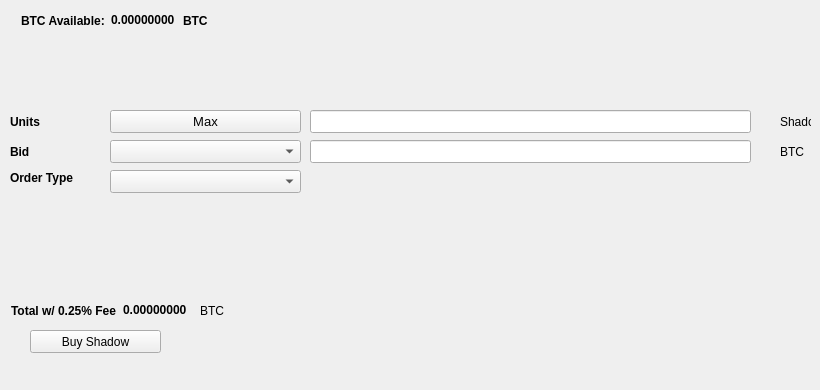
   <widget class="QWidget" name="BuyTab">
    <attribute name="title">
     <string>Buy</string>
    </attribute>
    <widget class="QPushButton" name="BuyShadow">
     <property name="geometry">
      <rect>
       <x>30</x>
       <y>330</y>
       <width>131</width>
       <height>23</height>
      </rect>
     </property>
     <property name="text">
      <string>Buy Shadow</string>
     </property>
     <property name="icon">
      <iconset resource="../shadow.qrc">
       <normaloff>:/icons/bitcoin</normaloff>:/icons/bitcoin</iconset>
     </property>
    </widget>
    <widget class="QLabel" name="label_3">
     <property name="geometry">
      <rect>
       <x>10</x>
       <y>110</y>
       <width>46</width>
       <height>23</height>
      </rect>
     </property>
     <property name="font">
      <font>
       <weight>75</weight>
       <bold>true</bold>
      </font>
     </property>
     <property name="text">
      <string>Units</string>
     </property>
    </widget>
    <widget class="QLineEdit" name="UnitsInput">
     <property name="geometry">
      <rect>
       <x>310</x>
       <y>110</y>
       <width>441</width>
       <height>23</height>
      </rect>
     </property>
     <property name="font">
      <font>
       <pointsize>9</pointsize>
       <weight>75</weight>
       <bold>true</bold>
      </font>
     </property>
    </widget>
    <widget class="QLineEdit" name="BuyBidPriceEdit">
     <property name="geometry">
      <rect>
       <x>310</x>
       <y>140</y>
       <width>441</width>
       <height>23</height>
      </rect>
     </property>
     <property name="font">
      <font>
       <pointsize>9</pointsize>
       <weight>75</weight>
       <bold>true</bold>
      </font>
     </property>
    </widget>
    <widget class="QLabel" name="label_4">
     <property name="geometry">
      <rect>
       <x>780</x>
       <y>110</y>
       <width>31</width>
       <height>23</height>
      </rect>
     </property>
     <property name="text">
      <string>Shadow</string>
     </property>
    </widget>
    <widget class="QLabel" name="label_5">
     <property name="geometry">
      <rect>
       <x>780</x>
       <y>140</y>
       <width>31</width>
       <height>23</height>
      </rect>
     </property>
     <property name="text">
      <string>BTC</string>
     </property>
    </widget>
    <widget class="QLabel" name="label_6">
     <property name="geometry">
      <rect>
       <x>10</x>
       <y>140</y>
       <width>46</width>
       <height>23</height>
      </rect>
     </property>
     <property name="font">
      <font>
       <weight>75</weight>
       <bold>true</bold>
      </font>
     </property>
     <property name="text">
      <string>Bid</string>
     </property>
    </widget>
    <widget class="QLabel" name="label_7">
     <property name="geometry">
      <rect>
       <x>10</x>
       <y>170</y>
       <width>91</width>
       <height>16</height>
      </rect>
     </property>
     <property name="font">
      <font>
       <weight>75</weight>
       <bold>true</bold>
      </font>
     </property>
     <property name="text">
      <string>Order Type</string>
     </property>
    </widget>
    <widget class="QPushButton" name="Buy_Max_Amount">
     <property name="geometry">
      <rect>
       <x>110</x>
       <y>110</y>
       <width>191</width>
       <height>23</height>
      </rect>
     </property>
     <property name="font">
      <font>
       <pointsize>10</pointsize>
      </font>
     </property>
     <property name="text">
      <string>Max</string>
     </property>
    </widget>
    <widget class="QComboBox" name="BuyBidcomboBox">
     <property name="geometry">
      <rect>
       <x>110</x>
       <y>140</y>
       <width>191</width>
       <height>23</height>
      </rect>
     </property>
     <property name="font">
      <font>
       <pointsize>10</pointsize>
      </font>
     </property>
    </widget>
    <widget class="QComboBox" name="buyOrdertypeCombo">
     <property name="geometry">
      <rect>
       <x>110</x>
       <y>170</y>
       <width>191</width>
       <height>23</height>
      </rect>
     </property>
     <property name="font">
      <font>
       <pointsize>10</pointsize>
      </font>
     </property>
    </widget>
    <widget class="QWidget" name="layoutWidget1">
     <property name="geometry">
      <rect>
       <x>21</x>
       <y>11</y>
       <width>227</width>
       <height>19</height>
      </rect>
     </property>
     <layout class="QHBoxLayout" name="horizontalLayout_3">
      <item>
       <widget class="QLabel" name="label232">
        <property name="font">
         <font>
          <weight>75</weight>
          <bold>true</bold>
         </font>
        </property>
        <property name="text">
         <string>BTC Available:</string>
        </property>
       </widget>
      </item>
      <item>
       <widget class="QLabel" name="BtcAvailableLbl">
        <property name="palette">
         <palette>
          <active>
           <colorrole role="WindowText">
            <brush brushstyle="SolidPattern">
             <color alpha="255">
              <red>0</red>
              <green>0</green>
              <blue>0</blue>
             </color>
            </brush>
           </colorrole>
           <colorrole role="Button">
            <brush brushstyle="SolidPattern">
             <color alpha="255">
              <red>0</red>
              <green>170</green>
              <blue>0</blue>
             </color>
            </brush>
           </colorrole>
           <colorrole role="Light">
            <brush brushstyle="SolidPattern">
             <color alpha="255">
              <red>0</red>
              <green>255</green>
              <blue>0</blue>
             </color>
            </brush>
           </colorrole>
           <colorrole role="Midlight">
            <brush brushstyle="SolidPattern">
             <color alpha="255">
              <red>0</red>
              <green>212</green>
              <blue>0</blue>
             </color>
            </brush>
           </colorrole>
           <colorrole role="Dark">
            <brush brushstyle="SolidPattern">
             <color alpha="255">
              <red>0</red>
              <green>85</green>
              <blue>0</blue>
             </color>
            </brush>
           </colorrole>
           <colorrole role="Mid">
            <brush brushstyle="SolidPattern">
             <color alpha="255">
              <red>0</red>
              <green>113</green>
              <blue>0</blue>
             </color>
            </brush>
           </colorrole>
           <colorrole role="Text">
            <brush brushstyle="SolidPattern">
             <color alpha="255">
              <red>0</red>
              <green>170</green>
              <blue>0</blue>
             </color>
            </brush>
           </colorrole>
           <colorrole role="BrightText">
            <brush brushstyle="SolidPattern">
             <color alpha="255">
              <red>255</red>
              <green>255</green>
              <blue>255</blue>
             </color>
            </brush>
           </colorrole>
           <colorrole role="ButtonText">
            <brush brushstyle="SolidPattern">
             <color alpha="255">
              <red>0</red>
              <green>0</green>
              <blue>0</blue>
             </color>
            </brush>
           </colorrole>
           <colorrole role="Base">
            <brush brushstyle="SolidPattern">
             <color alpha="255">
              <red>255</red>
              <green>255</green>
              <blue>255</blue>
             </color>
            </brush>
           </colorrole>
           <colorrole role="Window">
            <brush brushstyle="SolidPattern">
             <color alpha="255">
              <red>0</red>
              <green>170</green>
              <blue>0</blue>
             </color>
            </brush>
           </colorrole>
           <colorrole role="Shadow">
            <brush brushstyle="SolidPattern">
             <color alpha="255">
              <red>0</red>
              <green>0</green>
              <blue>0</blue>
             </color>
            </brush>
           </colorrole>
           <colorrole role="AlternateBase">
            <brush brushstyle="SolidPattern">
             <color alpha="255">
              <red>127</red>
              <green>212</green>
              <blue>127</blue>
             </color>
            </brush>
           </colorrole>
           <colorrole role="ToolTipBase">
            <brush brushstyle="SolidPattern">
             <color alpha="255">
              <red>255</red>
              <green>255</green>
              <blue>220</blue>
             </color>
            </brush>
           </colorrole>
           <colorrole role="ToolTipText">
            <brush brushstyle="SolidPattern">
             <color alpha="255">
              <red>0</red>
              <green>0</green>
              <blue>0</blue>
             </color>
            </brush>
           </colorrole>
          </active>
          <inactive>
           <colorrole role="WindowText">
            <brush brushstyle="SolidPattern">
             <color alpha="255">
              <red>0</red>
              <green>0</green>
              <blue>0</blue>
             </color>
            </brush>
           </colorrole>
           <colorrole role="Button">
            <brush brushstyle="SolidPattern">
             <color alpha="255">
              <red>0</red>
              <green>170</green>
              <blue>0</blue>
             </color>
            </brush>
           </colorrole>
           <colorrole role="Light">
            <brush brushstyle="SolidPattern">
             <color alpha="255">
              <red>0</red>
              <green>255</green>
              <blue>0</blue>
             </color>
            </brush>
           </colorrole>
           <colorrole role="Midlight">
            <brush brushstyle="SolidPattern">
             <color alpha="255">
              <red>0</red>
              <green>212</green>
              <blue>0</blue>
             </color>
            </brush>
           </colorrole>
           <colorrole role="Dark">
            <brush brushstyle="SolidPattern">
             <color alpha="255">
              <red>0</red>
              <green>85</green>
              <blue>0</blue>
             </color>
            </brush>
           </colorrole>
           <colorrole role="Mid">
            <brush brushstyle="SolidPattern">
             <color alpha="255">
              <red>0</red>
              <green>113</green>
              <blue>0</blue>
             </color>
            </brush>
           </colorrole>
           <colorrole role="Text">
            <brush brushstyle="SolidPattern">
             <color alpha="255">
              <red>0</red>
              <green>170</green>
              <blue>0</blue>
             </color>
            </brush>
           </colorrole>
           <colorrole role="BrightText">
            <brush brushstyle="SolidPattern">
             <color alpha="255">
              <red>255</red>
              <green>255</green>
              <blue>255</blue>
             </color>
            </brush>
           </colorrole>
           <colorrole role="ButtonText">
            <brush brushstyle="SolidPattern">
             <color alpha="255">
              <red>0</red>
              <green>0</green>
              <blue>0</blue>
             </color>
            </brush>
           </colorrole>
           <colorrole role="Base">
            <brush brushstyle="SolidPattern">
             <color alpha="255">
              <red>255</red>
              <green>255</green>
              <blue>255</blue>
             </color>
            </brush>
           </colorrole>
           <colorrole role="Window">
            <brush brushstyle="SolidPattern">
             <color alpha="255">
              <red>0</red>
              <green>170</green>
              <blue>0</blue>
             </color>
            </brush>
           </colorrole>
           <colorrole role="Shadow">
            <brush brushstyle="SolidPattern">
             <color alpha="255">
              <red>0</red>
              <green>0</green>
              <blue>0</blue>
             </color>
            </brush>
           </colorrole>
           <colorrole role="AlternateBase">
            <brush brushstyle="SolidPattern">
             <color alpha="255">
              <red>127</red>
              <green>212</green>
              <blue>127</blue>
             </color>
            </brush>
           </colorrole>
           <colorrole role="ToolTipBase">
            <brush brushstyle="SolidPattern">
             <color alpha="255">
              <red>255</red>
              <green>255</green>
              <blue>220</blue>
             </color>
            </brush>
           </colorrole>
           <colorrole role="ToolTipText">
            <brush brushstyle="SolidPattern">
             <color alpha="255">
              <red>0</red>
              <green>0</green>
              <blue>0</blue>
             </color>
            </brush>
           </colorrole>
          </inactive>
          <disabled>
           <colorrole role="WindowText">
            <brush brushstyle="SolidPattern">
             <color alpha="255">
              <red>0</red>
              <green>85</green>
              <blue>0</blue>
             </color>
            </brush>
           </colorrole>
           <colorrole role="Button">
            <brush brushstyle="SolidPattern">
             <color alpha="255">
              <red>0</red>
              <green>170</green>
              <blue>0</blue>
             </color>
            </brush>
           </colorrole>
           <colorrole role="Light">
            <brush brushstyle="SolidPattern">
             <color alpha="255">
              <red>0</red>
              <green>255</green>
              <blue>0</blue>
             </color>
            </brush>
           </colorrole>
           <colorrole role="Midlight">
            <brush brushstyle="SolidPattern">
             <color alpha="255">
              <red>0</red>
              <green>212</green>
              <blue>0</blue>
             </color>
            </brush>
           </colorrole>
           <colorrole role="Dark">
            <brush brushstyle="SolidPattern">
             <color alpha="255">
              <red>0</red>
              <green>85</green>
              <blue>0</blue>
             </color>
            </brush>
           </colorrole>
           <colorrole role="Mid">
            <brush brushstyle="SolidPattern">
             <color alpha="255">
              <red>0</red>
              <green>113</green>
              <blue>0</blue>
             </color>
            </brush>
           </colorrole>
           <colorrole role="Text">
            <brush brushstyle="SolidPattern">
             <color alpha="255">
              <red>0</red>
              <green>85</green>
              <blue>0</blue>
             </color>
            </brush>
           </colorrole>
           <colorrole role="BrightText">
            <brush brushstyle="SolidPattern">
             <color alpha="255">
              <red>255</red>
              <green>255</green>
              <blue>255</blue>
             </color>
            </brush>
           </colorrole>
           <colorrole role="ButtonText">
            <brush brushstyle="SolidPattern">
             <color alpha="255">
              <red>0</red>
              <green>85</green>
              <blue>0</blue>
             </color>
            </brush>
           </colorrole>
           <colorrole role="Base">
            <brush brushstyle="SolidPattern">
             <color alpha="255">
              <red>0</red>
              <green>170</green>
              <blue>0</blue>
             </color>
            </brush>
           </colorrole>
           <colorrole role="Window">
            <brush brushstyle="SolidPattern">
             <color alpha="255">
              <red>0</red>
              <green>170</green>
              <blue>0</blue>
             </color>
            </brush>
           </colorrole>
           <colorrole role="Shadow">
            <brush brushstyle="SolidPattern">
             <color alpha="255">
              <red>0</red>
              <green>0</green>
              <blue>0</blue>
             </color>
            </brush>
           </colorrole>
           <colorrole role="AlternateBase">
            <brush brushstyle="SolidPattern">
             <color alpha="255">
              <red>0</red>
              <green>170</green>
              <blue>0</blue>
             </color>
            </brush>
           </colorrole>
           <colorrole role="ToolTipBase">
            <brush brushstyle="SolidPattern">
             <color alpha="255">
              <red>255</red>
              <green>255</green>
              <blue>220</blue>
             </color>
            </brush>
           </colorrole>
           <colorrole role="ToolTipText">
            <brush brushstyle="SolidPattern">
             <color alpha="255">
              <red>0</red>
              <green>0</green>
              <blue>0</blue>
             </color>
            </brush>
           </colorrole>
          </disabled>
         </palette>
        </property>
        <property name="font">
         <font>
          <weight>75</weight>
          <bold>true</bold>
         </font>
        </property>
        <property name="text">
         <string>0.00000000</string>
        </property>
        <property name="textInteractionFlags">
         <set>Qt::LinksAccessibleByMouse|Qt::TextSelectableByKeyboard|Qt::TextSelectableByMouse</set>
        </property>
       </widget>
      </item>
      <item>
       <widget class="QLabel" name="BtcAvailableLbl_2">
        <property name="font">
         <font>
          <weight>75</weight>
          <bold>true</bold>
         </font>
        </property>
        <property name="text">
         <string>BTC</string>
        </property>
       </widget>
      </item>
     </layout>
    </widget>
    <widget class="QWidget" name="layoutWidge2">
     <property name="geometry">
      <rect>
       <x>11</x>
       <y>301</y>
       <width>259</width>
       <height>19</height>
      </rect>
     </property>
     <layout class="QHBoxLayout" name="horizontalLayout_4">
      <item>
       <widget class="QLabel" name="label_9">
        <property name="font">
         <font>
          <weight>75</weight>
          <bold>true</bold>
         </font>
        </property>
        <property name="text">
         <string>Total w/ 0.25% Fee</string>
        </property>
       </widget>
      </item>
      <item>
       <widget class="QLabel" name="BuyCostLabel">
        <property name="palette">
         <palette>
          <active>
           <colorrole role="WindowText">
            <brush brushstyle="SolidPattern">
             <color alpha="255">
              <red>0</red>
              <green>0</green>
              <blue>0</blue>
             </color>
            </brush>
           </colorrole>
           <colorrole role="Button">
            <brush brushstyle="SolidPattern">
             <color alpha="255">
              <red>0</red>
              <green>170</green>
              <blue>0</blue>
             </color>
            </brush>
           </colorrole>
           <colorrole role="Light">
            <brush brushstyle="SolidPattern">
             <color alpha="255">
              <red>0</red>
              <green>255</green>
              <blue>0</blue>
             </color>
            </brush>
           </colorrole>
           <colorrole role="Midlight">
            <brush brushstyle="SolidPattern">
             <color alpha="255">
              <red>0</red>
              <green>212</green>
              <blue>0</blue>
             </color>
            </brush>
           </colorrole>
           <colorrole role="Dark">
            <brush brushstyle="SolidPattern">
             <color alpha="255">
              <red>0</red>
              <green>85</green>
              <blue>0</blue>
             </color>
            </brush>
           </colorrole>
           <colorrole role="Mid">
            <brush brushstyle="SolidPattern">
             <color alpha="255">
              <red>0</red>
              <green>113</green>
              <blue>0</blue>
             </color>
            </brush>
           </colorrole>
           <colorrole role="Text">
            <brush brushstyle="SolidPattern">
             <color alpha="255">
              <red>0</red>
              <green>170</green>
              <blue>0</blue>
             </color>
            </brush>
           </colorrole>
           <colorrole role="BrightText">
            <brush brushstyle="SolidPattern">
             <color alpha="255">
              <red>255</red>
              <green>255</green>
              <blue>255</blue>
             </color>
            </brush>
           </colorrole>
           <colorrole role="ButtonText">
            <brush brushstyle="SolidPattern">
             <color alpha="255">
              <red>0</red>
              <green>0</green>
              <blue>0</blue>
             </color>
            </brush>
           </colorrole>
           <colorrole role="Base">
            <brush brushstyle="SolidPattern">
             <color alpha="255">
              <red>255</red>
              <green>255</green>
              <blue>255</blue>
             </color>
            </brush>
           </colorrole>
           <colorrole role="Window">
            <brush brushstyle="SolidPattern">
             <color alpha="255">
              <red>0</red>
              <green>170</green>
              <blue>0</blue>
             </color>
            </brush>
           </colorrole>
           <colorrole role="Shadow">
            <brush brushstyle="SolidPattern">
             <color alpha="255">
              <red>0</red>
              <green>0</green>
              <blue>0</blue>
             </color>
            </brush>
           </colorrole>
           <colorrole role="AlternateBase">
            <brush brushstyle="SolidPattern">
             <color alpha="255">
              <red>127</red>
              <green>212</green>
              <blue>127</blue>
             </color>
            </brush>
           </colorrole>
           <colorrole role="ToolTipBase">
            <brush brushstyle="SolidPattern">
             <color alpha="255">
              <red>255</red>
              <green>255</green>
              <blue>220</blue>
             </color>
            </brush>
           </colorrole>
           <colorrole role="ToolTipText">
            <brush brushstyle="SolidPattern">
             <color alpha="255">
              <red>0</red>
              <green>0</green>
              <blue>0</blue>
             </color>
            </brush>
           </colorrole>
          </active>
          <inactive>
           <colorrole role="WindowText">
            <brush brushstyle="SolidPattern">
             <color alpha="255">
              <red>0</red>
              <green>0</green>
              <blue>0</blue>
             </color>
            </brush>
           </colorrole>
           <colorrole role="Button">
            <brush brushstyle="SolidPattern">
             <color alpha="255">
              <red>0</red>
              <green>170</green>
              <blue>0</blue>
             </color>
            </brush>
           </colorrole>
           <colorrole role="Light">
            <brush brushstyle="SolidPattern">
             <color alpha="255">
              <red>0</red>
              <green>255</green>
              <blue>0</blue>
             </color>
            </brush>
           </colorrole>
           <colorrole role="Midlight">
            <brush brushstyle="SolidPattern">
             <color alpha="255">
              <red>0</red>
              <green>212</green>
              <blue>0</blue>
             </color>
            </brush>
           </colorrole>
           <colorrole role="Dark">
            <brush brushstyle="SolidPattern">
             <color alpha="255">
              <red>0</red>
              <green>85</green>
              <blue>0</blue>
             </color>
            </brush>
           </colorrole>
           <colorrole role="Mid">
            <brush brushstyle="SolidPattern">
             <color alpha="255">
              <red>0</red>
              <green>113</green>
              <blue>0</blue>
             </color>
            </brush>
           </colorrole>
           <colorrole role="Text">
            <brush brushstyle="SolidPattern">
             <color alpha="255">
              <red>0</red>
              <green>170</green>
              <blue>0</blue>
             </color>
            </brush>
           </colorrole>
           <colorrole role="BrightText">
            <brush brushstyle="SolidPattern">
             <color alpha="255">
              <red>255</red>
              <green>255</green>
              <blue>255</blue>
             </color>
            </brush>
           </colorrole>
           <colorrole role="ButtonText">
            <brush brushstyle="SolidPattern">
             <color alpha="255">
              <red>0</red>
              <green>0</green>
              <blue>0</blue>
             </color>
            </brush>
           </colorrole>
           <colorrole role="Base">
            <brush brushstyle="SolidPattern">
             <color alpha="255">
              <red>255</red>
              <green>255</green>
              <blue>255</blue>
             </color>
            </brush>
           </colorrole>
           <colorrole role="Window">
            <brush brushstyle="SolidPattern">
             <color alpha="255">
              <red>0</red>
              <green>170</green>
              <blue>0</blue>
             </color>
            </brush>
           </colorrole>
           <colorrole role="Shadow">
            <brush brushstyle="SolidPattern">
             <color alpha="255">
              <red>0</red>
              <green>0</green>
              <blue>0</blue>
             </color>
            </brush>
           </colorrole>
           <colorrole role="AlternateBase">
            <brush brushstyle="SolidPattern">
             <color alpha="255">
              <red>127</red>
              <green>212</green>
              <blue>127</blue>
             </color>
            </brush>
           </colorrole>
           <colorrole role="ToolTipBase">
            <brush brushstyle="SolidPattern">
             <color alpha="255">
              <red>255</red>
              <green>255</green>
              <blue>220</blue>
             </color>
            </brush>
           </colorrole>
           <colorrole role="ToolTipText">
            <brush brushstyle="SolidPattern">
             <color alpha="255">
              <red>0</red>
              <green>0</green>
              <blue>0</blue>
             </color>
            </brush>
           </colorrole>
          </inactive>
          <disabled>
           <colorrole role="WindowText">
            <brush brushstyle="SolidPattern">
             <color alpha="255">
              <red>0</red>
              <green>85</green>
              <blue>0</blue>
             </color>
            </brush>
           </colorrole>
           <colorrole role="Button">
            <brush brushstyle="SolidPattern">
             <color alpha="255">
              <red>0</red>
              <green>170</green>
              <blue>0</blue>
             </color>
            </brush>
           </colorrole>
           <colorrole role="Light">
            <brush brushstyle="SolidPattern">
             <color alpha="255">
              <red>0</red>
              <green>255</green>
              <blue>0</blue>
             </color>
            </brush>
           </colorrole>
           <colorrole role="Midlight">
            <brush brushstyle="SolidPattern">
             <color alpha="255">
              <red>0</red>
              <green>212</green>
              <blue>0</blue>
             </color>
            </brush>
           </colorrole>
           <colorrole role="Dark">
            <brush brushstyle="SolidPattern">
             <color alpha="255">
              <red>0</red>
              <green>85</green>
              <blue>0</blue>
             </color>
            </brush>
           </colorrole>
           <colorrole role="Mid">
            <brush brushstyle="SolidPattern">
             <color alpha="255">
              <red>0</red>
              <green>113</green>
              <blue>0</blue>
             </color>
            </brush>
           </colorrole>
           <colorrole role="Text">
            <brush brushstyle="SolidPattern">
             <color alpha="255">
              <red>0</red>
              <green>85</green>
              <blue>0</blue>
             </color>
            </brush>
           </colorrole>
           <colorrole role="BrightText">
            <brush brushstyle="SolidPattern">
             <color alpha="255">
              <red>255</red>
              <green>255</green>
              <blue>255</blue>
             </color>
            </brush>
           </colorrole>
           <colorrole role="ButtonText">
            <brush brushstyle="SolidPattern">
             <color alpha="255">
              <red>0</red>
              <green>85</green>
              <blue>0</blue>
             </color>
            </brush>
           </colorrole>
           <colorrole role="Base">
            <brush brushstyle="SolidPattern">
             <color alpha="255">
              <red>0</red>
              <green>170</green>
              <blue>0</blue>
             </color>
            </brush>
           </colorrole>
           <colorrole role="Window">
            <brush brushstyle="SolidPattern">
             <color alpha="255">
              <red>0</red>
              <green>170</green>
              <blue>0</blue>
             </color>
            </brush>
           </colorrole>
           <colorrole role="Shadow">
            <brush brushstyle="SolidPattern">
             <color alpha="255">
              <red>0</red>
              <green>0</green>
              <blue>0</blue>
             </color>
            </brush>
           </colorrole>
           <colorrole role="AlternateBase">
            <brush brushstyle="SolidPattern">
             <color alpha="255">
              <red>0</red>
              <green>170</green>
              <blue>0</blue>
             </color>
            </brush>
           </colorrole>
           <colorrole role="ToolTipBase">
            <brush brushstyle="SolidPattern">
             <color alpha="255">
              <red>255</red>
              <green>255</green>
              <blue>220</blue>
             </color>
            </brush>
           </colorrole>
           <colorrole role="ToolTipText">
            <brush brushstyle="SolidPattern">
             <color alpha="255">
              <red>0</red>
              <green>0</green>
              <blue>0</blue>
             </color>
            </brush>
           </colorrole>
          </disabled>
         </palette>
        </property>
        <property name="font">
         <font>
          <weight>75</weight>
          <bold>true</bold>
         </font>
        </property>
        <property name="autoFillBackground">
         <bool>false</bool>
        </property>
        <property name="text">
         <string>0.00000000</string>
        </property>
        <property name="textInteractionFlags">
         <set>Qt::LinksAccessibleByMouse|Qt::TextSelectableByMouse</set>
        </property>
       </widget>
      </item>
      <item>
       <widget class="QLabel" name="label_10">
        <property name="font">
         <font>
          <weight>50</weight>
          <bold>false</bold>
         </font>
        </property>
        <property name="text">
         <string>BTC</string>
        </property>
       </widget>
      </item>
     </layout>
    </widget>
    <widget class="QLabel" name="label_24">
     <property name="geometry">
      <rect>
       <x>460</x>
       <y>300</y>
       <width>281</width>
       <height>81</height>
      </rect>
     </property>
     <property name="text">
      <string/>
     </property>
     <property name="pixmap">
      <pixmap>:/images/bittrex</pixmap>
     </property>
    </widget>
   </widget>
